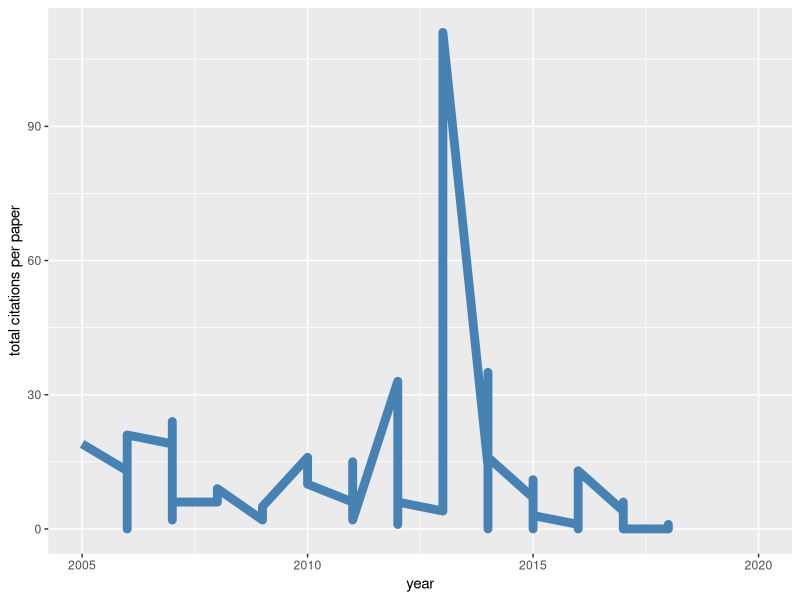
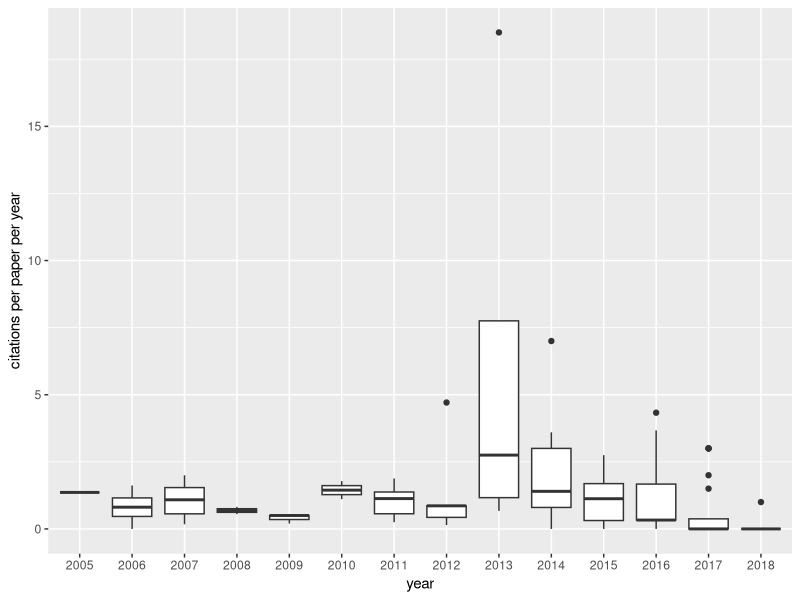
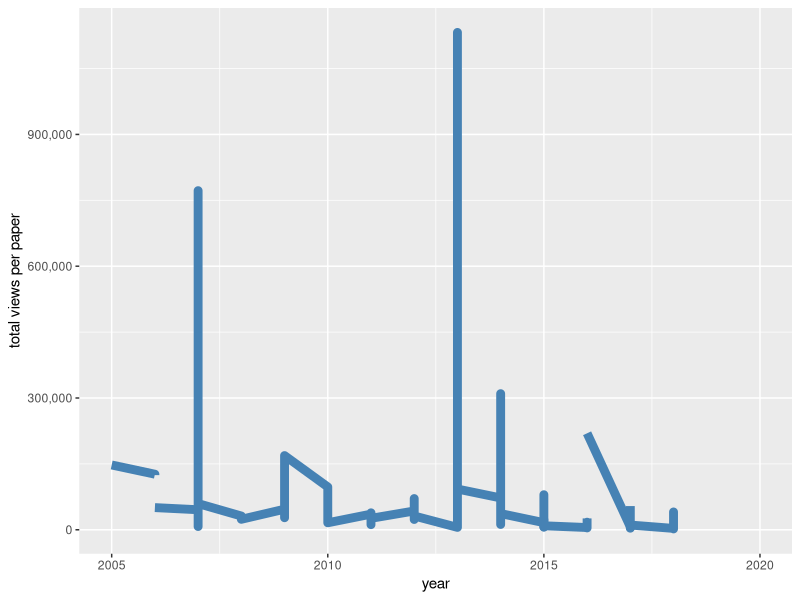
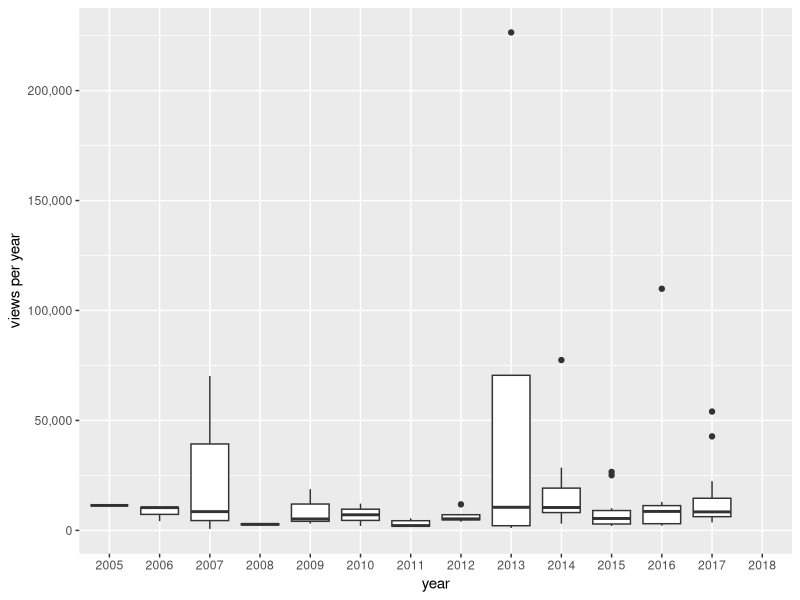
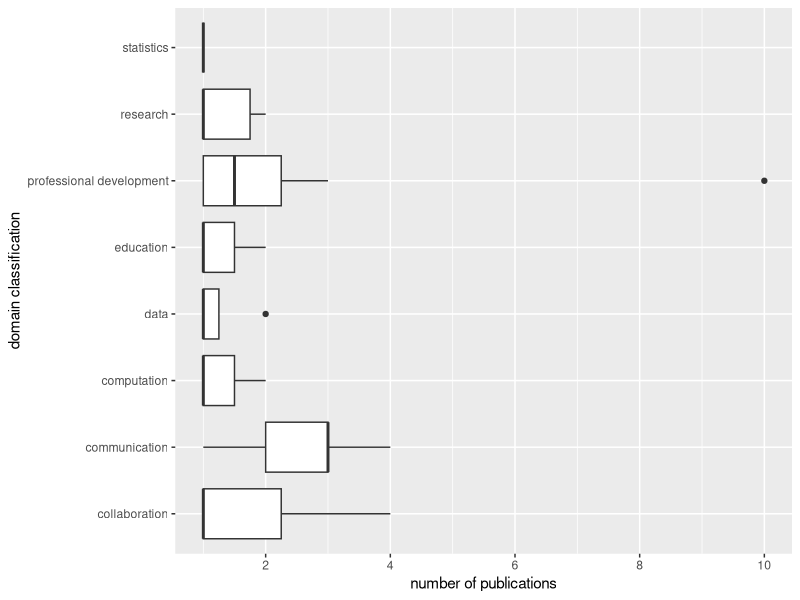
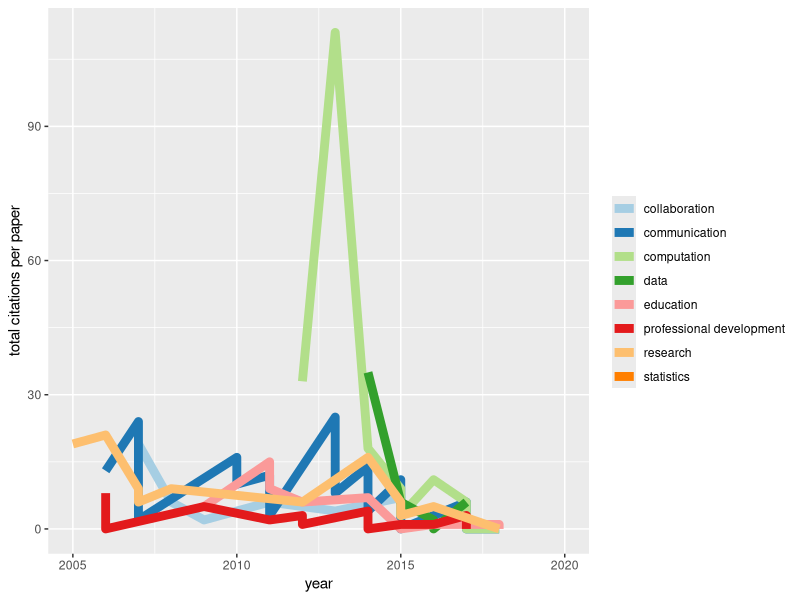
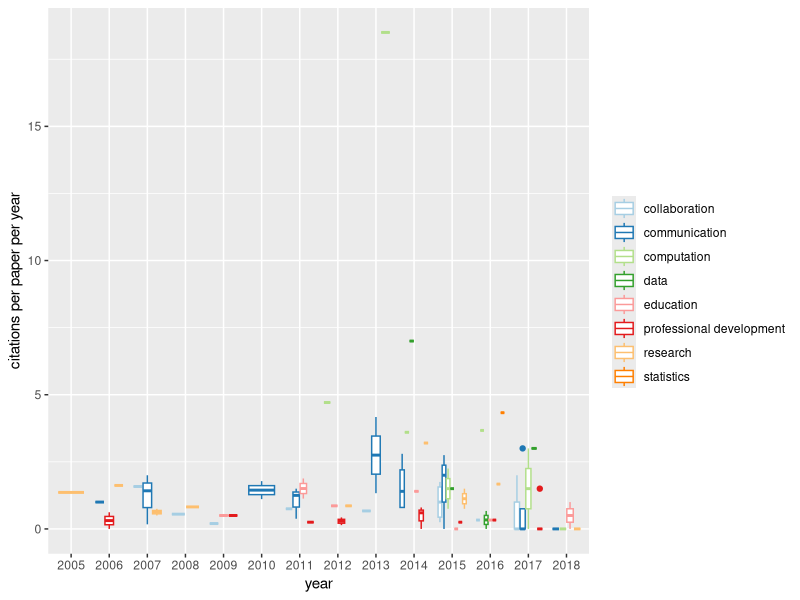
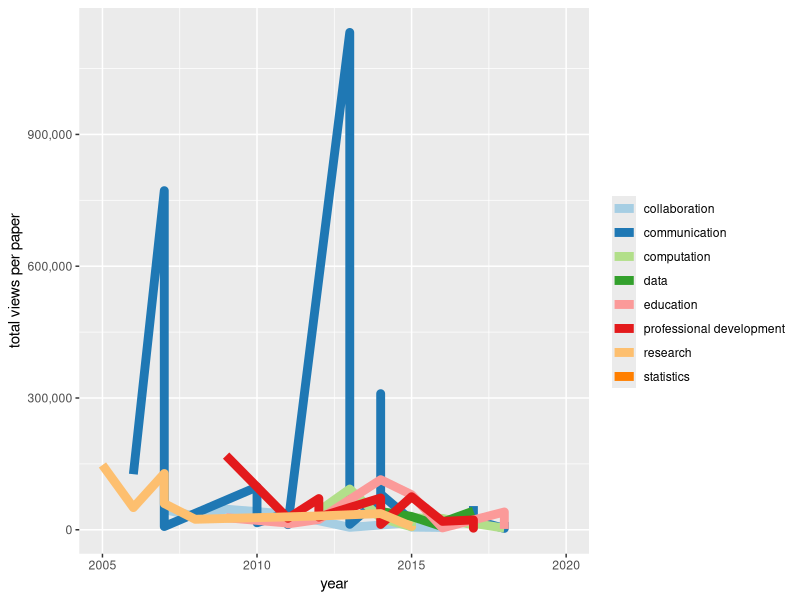

Generate these figures, in order, with R:
## ---- chunk 1
library(tidyverse)
library(skimr)
data <- read_csv("data/ten.simple.rules.scored.csv") #bibliometric returns from the Web of Science on June 25th, 2018

data <- data %>%
  select(title, authors, journal, year, DOI, total.citations, citations.yr, category, views, shares, saves)
data
summary(data)

#PCOMPBIO only
pcomp <- data %>%
  filter(journal == "PLOS COMPUTATIONAL BIOLOGY")
summary(pcomp)
skim(pcomp)

#quick count within categories####
#Categories were assigned to general domains of the scientific process using the abstracts and familiarity with each publication (but not with detailed inspection). A secondary classification was also applicable in many instances, and the assignments provided were the primary focus of the paper - i.e. collaboration in a specific field would be classified as collaboration only using this schema.

cats <- data %>%
  group_by(year, category) %>%
  count()
cats

## ---- chunk 2
#all pcombbiol papers####
ggplot(pcomp, aes(year, total.citations)) +
  geom_line(color = "steelblue", size = 3) +
  xlim(c(2005, 2020)) +
  labs(x = "year", y = "total citations per paper")

ggplot(pcomp, aes(as.character(year), citations.yr)) +
  geom_boxplot() +
  labs(x = "year", y = "citations per paper per year")

#views
ggplot(pcomp, aes(year, views)) +
  geom_line(color = "steelblue", size = 3) +
  xlim(c(2005, 2020)) +
  labs(x = "year", y = "total views per paper") +
  scale_y_continuous(labels = scales::comma)

ggplot(pcomp, aes(as.character(year), (views/(2018-year)))) +
  geom_boxplot() +
  labs(x = "year", y = "views per year") +
  scale_y_continuous(labels = scales::comma)

#by category
ggplot(cats, aes(category, n)) +
  geom_boxplot() +
  labs(x = "domain classification", y = "number of publications") +
  scale_y_continuous(breaks=seq(0,10,2)) +
  coord_flip() 

ggplot(pcomp, aes(year, total.citations, color = category)) +
  geom_line(size = 3) +
  xlim(c(2005, 2020)) +
  labs(x = "year", y = "total citations per paper", color = "") +
  scale_color_brewer(palette = "Paired")

ggplot(pcomp, aes(as.character(year), citations.yr, color = category)) +
  geom_boxplot() +
  labs(x = "year", y = "citations per paper per year", color = "") +
  scale_color_brewer(palette = "Paired")

#views
ggplot(pcomp, aes(year, views, color = category)) +
  geom_line(size = 3) +
  xlim(c(2005, 2020)) +
  labs(x = "year", y = "total views per paper", color = "") +
  scale_color_brewer(palette = "Paired") +
  scale_y_continuous(labels = scales::comma)

ggplot(pcomp, aes(as.character(year), (views/(2018-year)), color = category)) +
  geom_boxplot() +
  labs(x = "year", y = "views per year", color = "") +
  scale_color_brewer(palette = "Paired") +
  scale_y_continuous(labels = scales::comma)

